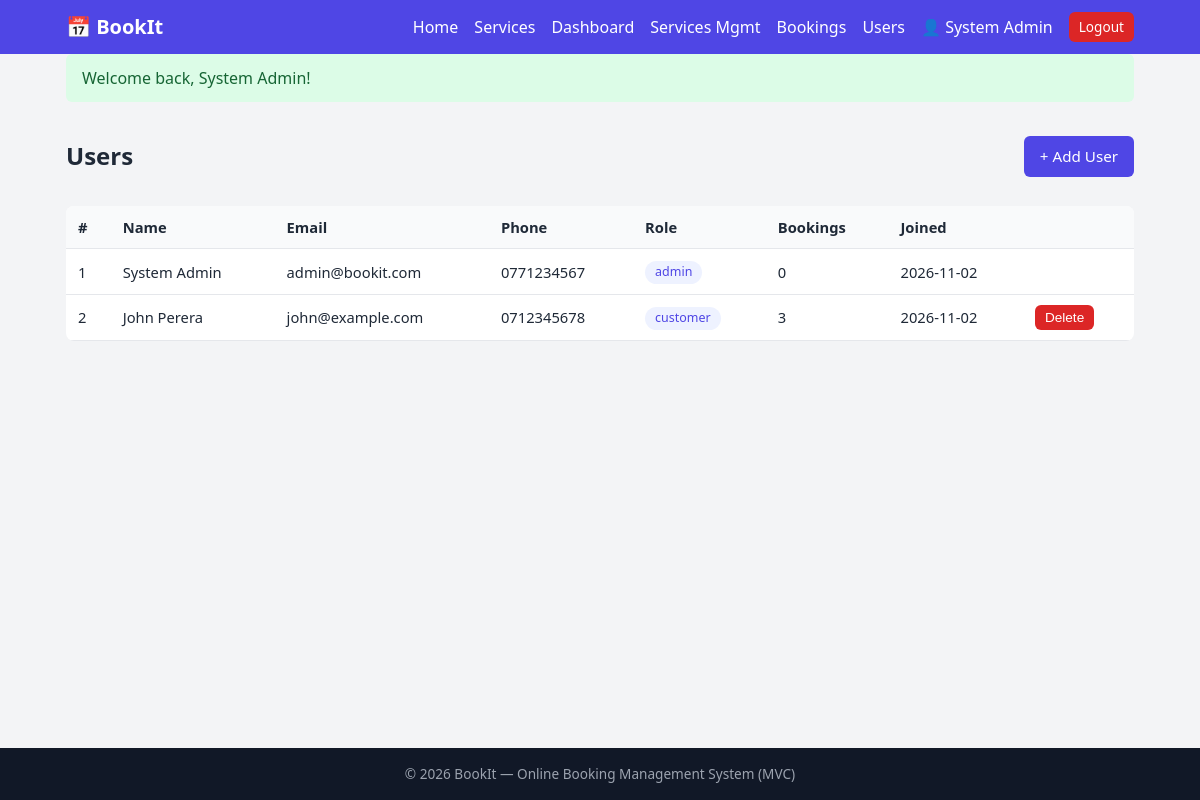
The app's page /index.php?url=admin/users (signed in) with its own data.
### tables this page shows
CREATE TABLE users (
    id INT AUTO_INCREMENT PRIMARY KEY,
    name VARCHAR(100) NOT NULL,
    email VARCHAR(120) NOT NULL UNIQUE,
    phone VARCHAR(20) DEFAULT NULL,
    password VARCHAR(255) NOT NULL,
    role ENUM('admin','customer') NOT NULL DEFAULT 'customer',
    created_at TIMESTAMP DEFAULT CURRENT_TIMESTAMP
);

### core/Controller.php (called while the page is built, shortened)
<?php
abstract class Controller {
    protected function view($view, $data = []) {
        extract($data);
        require __DIR__ . '/../views/layout/header.php';
        require __DIR__ . "/../views/$view.php";
        require __DIR__ . '/../views/layout/footer.php';
    }
}

### controllers/AdminController.php (called while the page is built, shortened)
<?php
class AdminController extends Controller {
    public function users() {
        $this->view('admin/users', ['title' => 'Users', 'users' => $this->model('User')->all()]);
    }
}

### core/App.php (called while the page is built, shortened)
<?php
class App {
    public function __construct() {
        $parts = isset($_GET['url']) ? explode('/', trim($_GET['url'], '/')) : [];
        $controller = new $class();
        $method = !empty($parts[1]) ? preg_replace('/[^a-zA-Z0-9_]/', '', $parts[1]) : 'index';
        call_user_func_array([$controller, $method], array_slice($parts, 2));
    }
}

### index.php (called while the page is built, shortened)
<?php
require_once __DIR__ . '/core/helpers.php';
new App();

### core/helpers.php (called while the page is built, shortened)
<?php
function url($path = '')   { return BASE_URL . '/index.php?url=' . ltrim($path, '/'); }
function asset($path)      { return BASE_URL . '/assets/' . ltrim($path, '/'); }
function e($v)             { return htmlspecialchars((string)$v, ENT_QUOTES, 'UTF-8'); }
function is_logged_in()    { return isset($_SESSION['user']); }
function is_admin()        { return is_logged_in() && $_SESSION['user']['role'] === 'admin'; }
function current_user()    { return $_SESSION['user'] ?? null; }
function flash($key = null, $msg = null) {
    $all = $_SESSION['flash'] ?? [];
    return $all;
}

### models/User.php (called while the page is built, shortened)
<?php
class User extends Model {
    public function all() {
        return $this->db->query("SELECT u.*, (SELECT COUNT(*) FROM bookings b WHERE b.user_id=u.id) AS total_bookings
                                 FROM users u ORDER BY u.created_at DESC")->fetchAll();
    }
}

### views/admin/users.php (the view)
<div class="head-row"><h2>Users</h2><a class="btn" href="<?= url('admin/userform') ?>">+ Add User</a></div>
<div class="table-wrap"><table>
  <tr><th>#</th><th>Name</th><th>Email</th><th>Phone</th><th>Role</th><th>Bookings</th><th>Joined</th><th></th></tr>
  <?php foreach ($users as $u): ?>
  <tr>
    <td><?= $u['id'] ?></td><td><?= e($u['name']) ?></td><td><?= e($u['email']) ?></td>
    <td><?= e($u['phone']) ?></td><td><span class="badge"><?= e($u['role']) ?></span></td>
    <td><?= (int)$u['total_bookings'] ?></td><td><?= e(substr($u['created_at'], 0, 10)) ?></td>
    <td>
      <?php if ($u['role'] === 'customer'): ?>
      <form method="post" action="<?= url('admin/userdelete/' . $u['id']) ?>" onsubmit="return confirm('Delete this customer and their bookings?')">
        <?= csrf_field() ?><button class="btn btn-sm btn-danger">Delete</button>
      </form>
      <?php endif; ?>
    </td>
  </tr>
  <?php endforeach; ?>
</table></div>

### views/layout/header.php (shortened to what this page needs)
<!DOCTYPE html>
<html lang="en">
<head>
<link rel="stylesheet" href="<?= asset('css/style.css') ?>">
</head>
<body>
<nav class="nav">
  <div class="container nav-inner">
    <a class="brand" href="<?= url('home') ?>">&#128197; <?= APP_NAME ?></a>
    <div class="links">
      <a href="<?= url('home') ?>">Home</a>
      <a href="<?= url('service') ?>">Services</a>
      <?php if (is_logged_in()): ?>
        <?php if (is_admin()): ?>
          <a href="<?= url('admin/dashboard') ?>">Dashboard</a>
          <a href="<?= url('admin/services') ?>">Services Mgmt</a>
          <a href="<?= url('admin/bookings') ?>">Bookings</a>
          <a href="<?= url('admin/users') ?>">Users</a>
        <?php else: ?>
          <a href="<?= url('booking/mine') ?>">My Bookings</a>
        <?php endif; ?>
        <a href="<?= url('profile') ?>">&#128100; <?= e(current_user()['name']) ?></a>
        <a href="<?= url('auth/logout') ?>" class="btn btn-sm" style="background-color: #dc2626; color: white;">Logout</a>
      <?php else: ?>
        <a href="<?= url('auth/login') ?>">Login</a>
        <a href="<?= url('auth/register') ?>" class="btn btn-sm" style="background-color: #16a34a; color: white;">Register</a>
      <?php endif; ?>
    </div>
  </div>
</nav>
<main class="container">
<?php foreach (flash() as $type => $msg): ?>
  <div class="alert alert-<?= e($type) ?>"><?= e($msg) ?></div>
<?php endforeach; ?>

### assets/css/style.css (style rules this page uses)
:root { --primary:#4f46e5;--primary-d:#4338ca;--bg:#f3f4f6;--card:#fff;--text:#1f2937;--muted:#6b7280;--danger:#dc2626;--ok:#16a34a;--warn:#d97706 }
* { box-sizing:border-box }
body { margin:0;font-family:Segoe UI,Roboto,Arial,sans-serif;background:var(--bg);color:var(--text);line-height:1.5;display:flex;flex-direction:column;min-height:100vh }
main { flex:1;padding-top:24px;padding-bottom:40px }
.container { width:100%;max-width:1100px;margin:0 auto;padding:0 16px }
a { color:var(--primary);text-decoration:none }
.nav { background:var(--primary);color:#fff }
.nav-inner { display:flex;justify-content:space-between;align-items:center;flex-wrap:wrap;gap:8px;padding-top:12px;padding-bottom:12px }
.nav a { color:#fff }
.brand { font-weight:700;font-size:1.25rem }
.links { display:flex;gap:16px;align-items:center;flex-wrap:wrap }
.btn { display:inline-block;background:var(--primary);color:#fff;border:0;padding:9px 16px;border-radius:6px;cursor:pointer;font-size:.95rem }
.btn-sm { padding:5px 10px;font-size:.85rem }
.btn-danger { background:var(--danger) }
.badge { display:inline-block;background:#eef2ff;color:var(--primary);padding:2px 10px;border-radius:99px;font-size:.78rem }
.alert { padding:12px 16px;border-radius:6px;margin-bottom:16px }
.alert-success { background:#dcfce7;color:#166534 }
.table-wrap { overflow-x:auto }
table { width:100%;border-collapse:collapse;background:#fff;border-radius:8px;overflow:hidden }
th,td { padding:10px 12px;text-align:left;border-bottom:1px solid #e5e7eb;font-size:.92rem }
th { background:#f9fafb }
td form { margin:0 }
.head-row { display:flex;justify-content:space-between;align-items:center;margin-bottom:12px }

### records on screen
users: name "System Admin", id "1", email "admin@bookit.com", phone "0771234567", role "admin", total_bookings "0", created_at "2026-11-02"
users: id "2", name "John Perera", email "john@example.com", phone "0712345678", role "customer", total_bookings "3", created_at "2026-11-02"

### other values on screen
APP_NAME "BookIt"
$msg "Welcome back, System Admin!"
